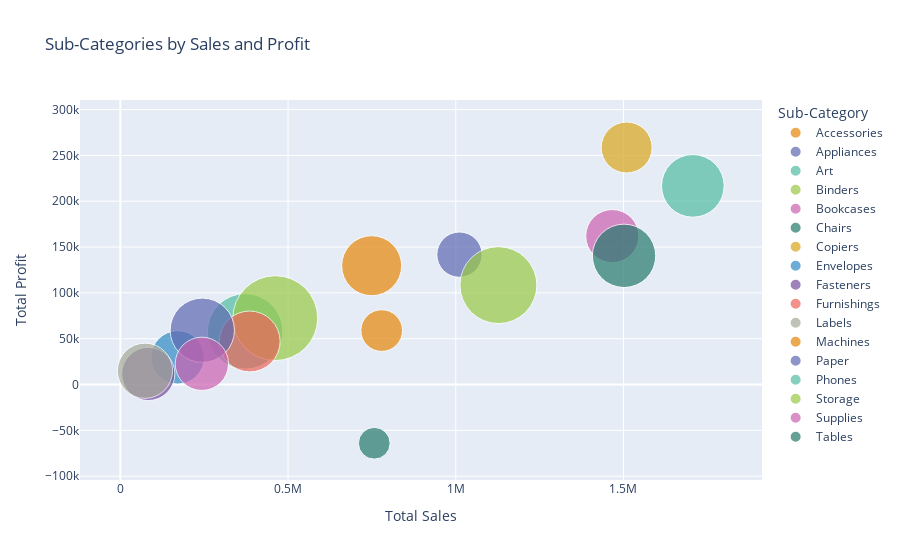

Notebook code for this chart:
### Markdown cell above
#### Sales and Profit by Sub Category

### Code cell
# Group by Sub-Category and calculate total Sales, Profit, and Order Count
subcategory_sales_profit = df.groupby('Sub-Category').agg({'Sales': 'sum', 'Profit': 'sum', 'Order ID': 'count'}).reset_index()
subcategory_sales_profit.rename(columns={'Order ID': 'Order Count'}, inplace=True)

fig = px.scatter(subcategory_sales_profit, x='Sales', y='Profit', size='Order Count', color='Sub-Category',
                 hover_name='Sub-Category', title='Sub-Categories by Sales and Profit',
                 labels={'Sales': 'Total Sales', 'Profit': 'Total Profit', 'Order Count': 'Number of Orders'},
                 size_max=60, color_discrete_sequence=px.colors.qualitative.Vivid)

fig.show()

### Figure 1 — Plotly figure (JSON) as saved in the notebook; plotly's stock layout.template omitted (floating-point values rounded to 4 significant figures)
{"data": [{"hovertemplate": "<b>%{hovertext}</b><br><br>Sub-Category=Accessories<br>Total Sales=%{x}<br>Total Profit=%{y}<br>Number of Orders=%{marker.size}<extra></extra>", "hovertext": ["Accessories"], "legendgroup": "Accessories", "marker": {"color": "rgb(229, 134, 6)", "size": [3075], "sizemode": "area", "sizeref": 1.709, "symbol": "circle"}, "mode": "markers", "name": "Accessories", "orientation": "v", "showlegend": true, "type": "scatter", "x": [749200.0], "xaxis": "x", "y": [129600.0], "yaxis": "y"}, {"hovertemplate": "<b>%{hovertext}</b><br><br>Sub-Category=Appliances<br>Total Sales=%{x}<br>Total Profit=%{y}<br>Number of Orders=%{marker.size}<extra></extra>", "hovertext": ["Appliances"], "legendgroup": "Appliances", "marker": {"color": "rgb(93, 105, 177)", "size": [1755], "sizemode": "area", "sizeref": 1.709, "symbol": "circle"}, "mode": "markers", "name": "Appliances", "orientation": "v", "showlegend": true, "type": "scatter", "x": [1011000.0], "xaxis": "x", "y": [141700.0], "yaxis": "y"}, {"hovertemplate": "<b>%{hovertext}</b><br><br>Sub-Category=Art<br>Total Sales=%{x}<br>Total Profit=%{y}<br>Number of Orders=%{marker.size}<extra></extra>", "hovertext": ["Art"], "legendgroup": "Art", "marker": {"color": "rgb(82, 188, 163)", "size": [4883], "sizemode": "area", "sizeref": 1.709, "symbol": "circle"}, "mode": "markers", "name": "Art", "orientation": "v", "showlegend": true, "type": "scatter", "x": [372100.0], "xaxis": "x", "y": [57950.0], "yaxis": "y"}, {"hovertemplate": "<b>%{hovertext}</b><br><br>Sub-Category=Binders<br>Total Sales=%{x}<br>Total Profit=%{y}<br>Number of Orders=%{marker.size}<extra></extra>", "hovertext": ["Binders"], "legendgroup": "Binders", "marker": {"color": "rgb(153, 201, 69)", "size": [6152], "sizemode": "area", "sizeref": 1.709, "symbol": "circle"}, "mode": "markers", "name": "Binders", "orientation": "v", "showlegend": true, "type": "scatter", "x": [461900.0], "xaxis": "x", "y": [72450.0], "yaxis": "y"}, {"hovertemplate": "<b>%{hovertext}</b><br><br>Sub-Category=Bookcases<br>Total Sales=%{x}<br>Total Profit=%{y}<br>Number of Orders=%{marker.size}<extra></extra>", "hovertext": ["Bookcases"], "legendgroup": "Bookcases", "marker": {"color": "rgb(204, 97, 176)", "size": [2411], "sizemode": "area", "sizeref": 1.709, "symbol": "circle"}, "mode": "markers", "name": "Bookcases", "orientation": "v", "showlegend": true, "type": "scatter", "x": [1467000.0], "xaxis": "x", "y": [161900.0], "yaxis": "y"}, {"hovertemplate": "<b>%{hovertext}</b><br><br>Sub-Category=Chairs<br>Total Sales=%{x}<br>Total Profit=%{y}<br>Number of Orders=%{marker.size}<extra></extra>", "hovertext": ["Chairs"], "legendgroup": "Chairs", "marker": {"color": "rgb(36, 121, 108)", "size": [3434], "sizemode": "area", "sizeref": 1.709, "symbol": "circle"}, "mode": "markers", "name": "Chairs", "orientation": "v", "showlegend": true, "type": "scatter", "x": [1502000.0], "xaxis": "x", "y": [140400.0], "yaxis": "y"}, {"hovertemplate": "<b>%{hovertext}</b><br><br>Sub-Category=Copiers<br>Total Sales=%{x}<br>Total Profit=%{y}<br>Number of Orders=%{marker.size}<extra></extra>", "hovertext": ["Copiers"], "legendgroup": "Copiers", "marker": {"color": "rgb(218, 165, 27)", "size": [2223], "sizemode": "area", "sizeref": 1.709, "symbol": "circle"}, "mode": "markers", "name": "Copiers", "orientation": "v", "showlegend": true, "type": "scatter", "x": [1509000.0], "xaxis": "x", "y": [258600.0], "yaxis": "y"}, {"hovertemplate": "<b>%{hovertext}</b><br><br>Sub-Category=Envelopes<br>Total Sales=%{x}<br>Total Profit=%{y}<br>Number of Orders=%{marker.size}<extra></extra>", "hovertext": ["Envelopes"], "legendgroup": "Envelopes", "marker": {"color": "rgb(47, 138, 196)", "size": [2435], "sizemode": "area", "sizeref": 1.709, "symbol": "circle"}, "mode": "markers", "name": "Envelopes", "orientation": "v", "showlegend": true, "type": "scatter", "x": [170900.0], "xaxis": "x", "y": [29600.0], "yaxis": "y"}, {"hovertemplate": "<b>%{hovertext}</b><br><br>Sub-Category=Fasteners<br>Total Sales=%{x}<br>Total Profit=%{y}<br>Number of Orders=%{marker.size}<extra></extra>", "hovertext": ["Fasteners"], "legendgroup": "Fasteners", "marker": {"color": "rgb(118, 78, 159)", "size": [2420], "sizemode": "area", "sizeref": 1.709, "symbol": "circle"}, "mode": "markers", "name": "Fasteners", "orientation": "v", "showlegend": true, "type": "scatter", "x": [83240.0], "xaxis": "x", "y": [11530.0], "yaxis": "y"}, {"hovertemplate": "<b>%{hovertext}</b><br><br>Sub-Category=Furnishings<br>Total Sales=%{x}<br>Total Profit=%{y}<br>Number of Orders=%{marker.size}<extra></extra>", "hovertext": ["Furnishings"], "legendgroup": "Furnishings", "marker": {"color": "rgb(237, 100, 90)", "size": [3170], "sizemode": "area", "sizeref": 1.709, "symbol": "circle"}, "mode": "markers", "name": "Furnishings", "orientation": "v", "showlegend": true, "type": "scatter", "x": [385600.0], "xaxis": "x", "y": [46970.0], "yaxis": "y"}, {"hovertemplate": "<b>%{hovertext}</b><br><br>Sub-Category=Labels<br>Total Sales=%{x}<br>Total Profit=%{y}<br>Number of Orders=%{marker.size}<extra></extra>", "hovertext": ["Labels"], "legendgroup": "Labels", "marker": {"color": "rgb(165, 170, 153)", "size": [2606], "sizemode": "area", "sizeref": 1.709, "symbol": "circle"}, "mode": "markers", "name": "Labels", "orientation": "v", "showlegend": true, "type": "scatter", "x": [73400.0], "xaxis": "x", "y": [15010.0], "yaxis": "y"}, {"hovertemplate": "<b>%{hovertext}</b><br><br>Sub-Category=Machines<br>Total Sales=%{x}<br>Total Profit=%{y}<br>Number of Orders=%{marker.size}<extra></extra>", "hovertext": ["Machines"], "legendgroup": "Machines", "marker": {"color": "rgb(229, 134, 6)", "size": [1486], "sizemode": "area", "sizeref": 1.709, "symbol": "circle"}, "mode": "markers", "name": "Machines", "orientation": "v", "showlegend": true, "type": "scatter", "x": [779100.0], "xaxis": "x", "y": [58870.0], "yaxis": "y"}, {"hovertemplate": "<b>%{hovertext}</b><br><br>Sub-Category=Paper<br>Total Sales=%{x}<br>Total Profit=%{y}<br>Number of Orders=%{marker.size}<extra></extra>", "hovertext": ["Paper"], "legendgroup": "Paper", "marker": {"color": "rgb(93, 105, 177)", "size": [3538], "sizemode": "area", "sizeref": 1.709, "symbol": "circle"}, "mode": "markers", "name": "Paper", "orientation": "v", "showlegend": true, "type": "scatter", "x": [244300.0], "xaxis": "x", "y": [59210.0], "yaxis": "y"}, {"hovertemplate": "<b>%{hovertext}</b><br><br>Sub-Category=Phones<br>Total Sales=%{x}<br>Total Profit=%{y}<br>Number of Orders=%{marker.size}<extra></extra>", "hovertext": ["Phones"], "legendgroup": "Phones", "marker": {"color": "rgb(82, 188, 163)", "size": [3357], "sizemode": "area", "sizeref": 1.709, "symbol": "circle"}, "mode": "markers", "name": "Phones", "orientation": "v", "showlegend": true, "type": "scatter", "x": [1707000.0], "xaxis": "x", "y": [216700.0], "yaxis": "y"}, {"hovertemplate": "<b>%{hovertext}</b><br><br>Sub-Category=Storage<br>Total Sales=%{x}<br>Total Profit=%{y}<br>Number of Orders=%{marker.size}<extra></extra>", "hovertext": ["Storage"], "legendgroup": "Storage", "marker": {"color": "rgb(153, 201, 69)", "size": [5059], "sizemode": "area", "sizeref": 1.709, "symbol": "circle"}, "mode": "markers", "name": "Storage", "orientation": "v", "showlegend": true, "type": "scatter", "x": [1127000.0], "xaxis": "x", "y": [108500.0], "yaxis": "y"}, {"hovertemplate": "<b>%{hovertext}</b><br><br>Sub-Category=Supplies<br>Total Sales=%{x}<br>Total Profit=%{y}<br>Number of Orders=%{marker.size}<extra></extra>", "hovertext": ["Supplies"], "legendgroup": "Supplies", "marker": {"color": "rgb(204, 97, 176)", "size": [2425], "sizemode": "area", "sizeref": 1.709, "symbol": "circle"}, "mode": "markers", "name": "Supplies", "orientation": "v", "showlegend": true, "type": "scatter", "x": [243100.0], "xaxis": "x", "y": [22580.0], "yaxis": "y"}, {"hovertemplate": "<b>%{hovertext}</b><br><br>Sub-Category=Tables<br>Total Sales=%{x}<br>Total Profit=%{y}<br>Number of Orders=%{marker.size}<extra></extra>", "hovertext": ["Tables"], "legendgroup": "Tables", "marker": {"color": "rgb(36, 121, 108)", "size": [861], "sizemode": "area", "sizeref": 1.709, "symbol": "circle"}, "mode": "markers", "name": "Tables", "orientation": "v", "showlegend": true, "type": "scatter", "x": [757000.0], "xaxis": "x", "y": [-64080.0], "yaxis": "y"}], "layout": {"legend": {"itemsizing": "constant", "title": {"text": "Sub-Category"}, "tracegroupgap": 0}, "title": {"text": "Sub-Categories by Sales and Profit"}, "xaxis": {"anchor": "y", "domain": [0, 1], "title": {"text": "Total Sales"}}, "yaxis": {"anchor": "x", "domain": [0, 1], "title": {"text": "Total Profit"}}}}
